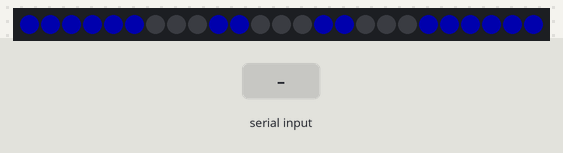
The sketch below on a simulated ESP32. Shown: 25 RGB LEDs in strip order, left to right. The test bench sets the inputs (shaded band). Dim RGB values are drawn brighter than linear; nothing arrives over Bluetooth unless stated; a phone connects over Bluetooth LE 3 s after start; what the sketch prints to the serial monitor is not drawn.

Above: at 1.1 s.
At 4.6 s:
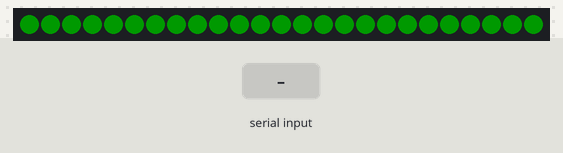
4.7 s: "DTC:\n" received over Serial
At 4.71 s:
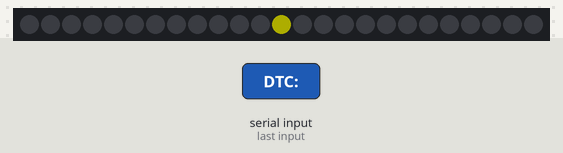
11.2 s: "PHOTO:\n" received over Serial
15.2 s: "1\n" received over Serial
Timing chart, 0 to 17.7 s (numbered marks = the images above; inputs shaded):
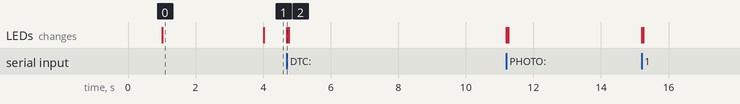

The sketch:

servidor_ble_DTC.ino
```cpp
#include <Arduino.h>
#include <BLEDevice.h>
#include <BLEServer.h>
#include <BLEUtils.h>
#include <BLE2902.h>
#include <FastLED.h>

// --- CONFIGURAÇÃO DO LED (ATOM MATRIX 5x5) ---
#define PIN_LED    27
#define NUM_LEDS   25
CRGB leds[NUM_LEDS];

// --- CONFIGURAÇÕES BLE ---
#define BLE_SERVER_NAME "AtomMatrix-UART"
#define SERVICE_UUID           "6E400001-B5A3-F393-E0A9-E50E24DCCA9E"
#define CHARACTERISTIC_UUID_RX "6E400002-B5A3-F393-E0A9-E50E24DCCA9E"
#define CHARACTERISTIC_UUID_TX "6E400003-B5A3-F393-E0A9-E50E24DCCA9E"

// --- CONFIGURAÇÃO DE BUFFER PARA DADOS GRANDES ---
#define MAX_BUFFER_SIZE 4096  // Buffer para chunks grandes
String receiveBuffer = "";
unsigned long lastReceiveTime = 0;
#define BUFFER_TIMEOUT 1000  // 1 segundo de timeout

BLEServer *pServer = NULL;
BLECharacteristic *pTxCharacteristic;
bool deviceConnected = false;
bool oldDeviceConnected = false;

// ========== FUNÇÕES DE LED ==========

void mudarCorTodos(CRGB cor) {
    fill_solid(leds, NUM_LEDS, cor);
    FastLED.show();
}

void mudarCorCentro(CRGB cor) {
    FastLED.clear();
    leds[12] = cor;
    FastLED.show();
}

void desenharBorda(CRGB cor) {
    FastLED.clear();
    for(int i = 0; i < 5; i++) leds[i] = cor;
    for(int i = 20; i < 25; i++) leds[i] = cor;
    leds[5] = cor; leds[9] = cor;
    leds[10] = cor; leds[14] = cor;
    leds[15] = cor; leds[19] = cor;
    FastLED.show();
}

void efeitoProgresso(int progress, int total) {
    // Mostra progresso de 0-24 LEDs
    int ledsOn = map(progress, 0, total, 0, NUM_LEDS);
    FastLED.clear();
    for(int i = 0; i < ledsOn; i++) {
        leds[i] = CRGB::Blue;
    }
    FastLED.show();
}

void efeitoPulso(CRGB cor, int pulsos = 1) {
    for(int p = 0; p < pulsos; p++) {
        for(int brightness = 0; brightness < 255; brightness += 30) {
            fill_solid(leds, NUM_LEDS, cor);
            FastLED.setBrightness(brightness);
            FastLED.show();
            delay(10);
        }
        for(int brightness = 255; brightness > 0; brightness -= 30) {
            FastLED.setBrightness(brightness);
            FastLED.show();
            delay(10);
        }
    }
    FastLED.setBrightness(50);
}

// ========== CALLBACKS BLE ==========

class MyServerCallbacks: public BLEServerCallbacks {
    void onConnect(BLEServer* pServer) {
        deviceConnected = true;
        Serial.println(">> BLE: CONECTADO");
        mudarCorTodos(CRGB::Green);
    };

    void onDisconnect(BLEServer* pServer) {
        deviceConnected = false;
        Serial.println(">> BLE: DESCONECTADO");
        desenharBorda(CRGB::Blue);
    }
};

class MyCallbacks: public BLECharacteristicCallbacks {
    void onWrite(BLECharacteristic *pCharacteristic) {
        uint8_t* pData = pCharacteristic->getData();
        size_t length = pCharacteristic->getValue().length();

        if (length > 0) {
            // Adiciona ao buffer byte por byte
            for(size_t i = 0; i < length; i++) {
                receiveBuffer += (char)pData[i];
            }
            lastReceiveTime = millis();

            Serial.print(">> BLE RX (");
            Serial.print(length);
            Serial.print(" bytes): ");

            // Detecta tipo de dados
            if (receiveBuffer.startsWith("DTC:")) {
                Serial.println("[DTC CHUNK]");
                mudarCorCentro(CRGB::Purple);
            } else if (receiveBuffer.startsWith("PHOTO:")) {
                Serial.println("[PHOTO DATA]");
                mudarCorCentro(CRGB::Cyan);
            } else {
                Serial.println(receiveBuffer);
                mudarCorCentro(CRGB::White);
            }

            delay(50);

            // Volta à cor de estado
            if(deviceConnected) {
                mudarCorTodos(CRGB::Green);
            } else {
                desenharBorda(CRGB::Blue);
            }
        }
    }
};

// ========== SETUP ==========

void setup() {
    // LED
    FastLED.addLeds<WS2812, PIN_LED, GRB>(leds, NUM_LEDS);
    FastLED.setBrightness(50);
    mudarCorTodos(CRGB::Red);

    // Serial
    Serial.begin(115200);
    delay(1000);
    Serial.println("\n\n========================================");
    Serial.println("    ATOM MATRIX - DTC GATEWAY");
    Serial.println("========================================");

    // BLE
    Serial.println("Iniciando BLE...");
    BLEDevice::init(BLE_SERVER_NAME);
    pServer = BLEDevice::createServer();
    pServer->setCallbacks(new MyServerCallbacks());

    BLEService *pService = pServer->createService(SERVICE_UUID);

    // TX Characteristic (Atom → App)
    pTxCharacteristic = pService->createCharacteristic(
        CHARACTERISTIC_UUID_TX,
        BLECharacteristic::PROPERTY_NOTIFY
    );
    pTxCharacteristic->addDescriptor(new BLE2902());

    // RX Characteristic (App → Atom)
    BLECharacteristic *pRxCharacteristic = pService->createCharacteristic(
        CHARACTERISTIC_UUID_RX,
        BLECharacteristic::PROPERTY_WRITE | BLECharacteristic::PROPERTY_WRITE_NR
    );
    pRxCharacteristic->setCallbacks(new MyCallbacks());

    pService->start();

    // Advertising
    BLEAdvertising *pAdvertising = pServer->getAdvertising();
    pAdvertising->addServiceUUID(SERVICE_UUID);
    pAdvertising->setScanResponse(true);
    pAdvertising->setMinPreferred(0x06);
    pAdvertising->setMinPreferred(0x12);
    pAdvertising->start();

    Serial.println("✓ BLE pronto e aguardando conexões...");
    Serial.println("Nome: " + String(BLE_SERVER_NAME));
    Serial.println("========================================\n");

    desenharBorda(CRGB::Blue);
}

// ========== LOOP ==========

void loop() {
    // ===== RECEBE DADOS DO SERIAL (PC → BLE) =====
    if (Serial.available()) {
        String serialData = Serial.readStringUntil('\n');
        serialData.trim();

        if (serialData.length() > 0 && deviceConnected) {
            Serial.print("<< SERIAL RX → BLE TX: ");
            Serial.println(serialData);

            // Envia via BLE
            pTxCharacteristic->setValue(serialData.c_str());
            pTxCharacteristic->notify();

            // Feedback visual
            mudarCorCentro(CRGB::Yellow);
            delay(50);
            if(deviceConnected) mudarCorTodos(CRGB::Green);
        }
    }

    // ===== PROCESSA BUFFER DE DADOS RECEBIDOS VIA BLE =====
    if (receiveBuffer.length() > 0) {
        // Se passou o timeout ou recebeu marcador de fim
        if (millis() - lastReceiveTime > BUFFER_TIMEOUT ||
            receiveBuffer.endsWith("\n") ||
            receiveBuffer.endsWith("\r\n")) {

            // Envia buffer completo para o Serial (USB → PC)
            Serial.print(">> BLE → SERIAL: ");
            Serial.println(receiveBuffer);

            // Limpa buffer
            receiveBuffer = "";
        }

        // Proteção contra overflow
        if (receiveBuffer.length() > MAX_BUFFER_SIZE) {
            Serial.println("!! ERRO: Buffer overflow, limpando...");
            receiveBuffer = "";
            efeitoPulso(CRGB::Red, 2);
        }
    }

    // ===== GESTÃO DE RECONEXÃO =====
    if (!deviceConnected && oldDeviceConnected) {
        delay(500);
        pServer->startAdvertising();
        Serial.println(">> BLE: Re-anunciando...");
        desenharBorda(CRGB::Blue);
        oldDeviceConnected = deviceConnected;
    }

    if (deviceConnected && !oldDeviceConnected) {
        oldDeviceConnected = deviceConnected;
    }

    delay(10);  // Pequeno delay para estabilidade
}
```

Measured:
- after the input at 4.7 s, the LEDs: change at once (image 2)
- what the display in image 0 shows lasts 3.0 s, from 1.0 s to 4.0 s
